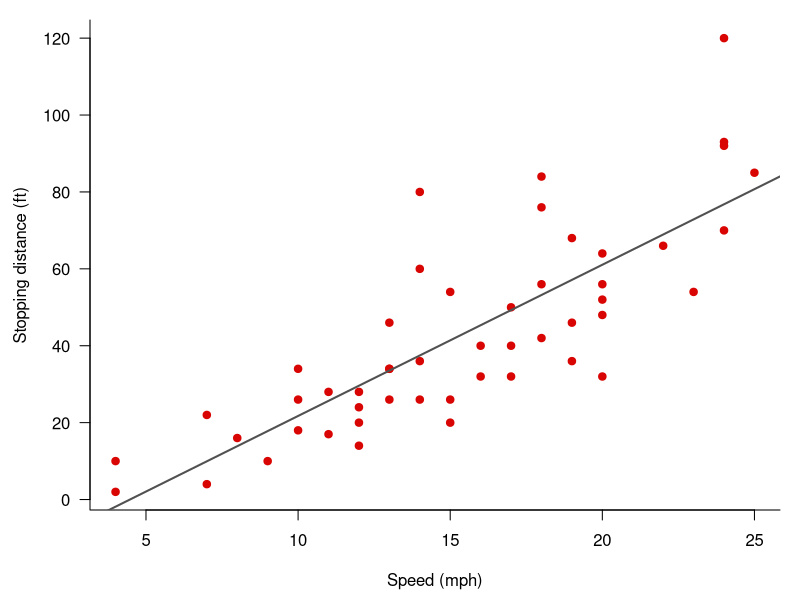

Reproduce this figure in R.
## ---- chunk 1
#| label: setup
#| include: false
knitr::opts_chunk$set(
  echo = FALSE, warning = FALSE, message = FALSE,
  fig.align = "center", dev = "png", dpi = 150
)
## ---- chunk 2
#| label: example-plot
#| fig-width: 12
#| fig-height: 5
par(mar = c(4.5, 4.5, 1, 1), bty = "l", las = 1)
plot(cars$speed, cars$dist, pch = 19, col = "#d90502",
     xlab = "Speed (mph)", ylab = "Stopping distance (ft)")
abline(lm(dist ~ speed, data = cars), col = "#515151", lwd = 2)
